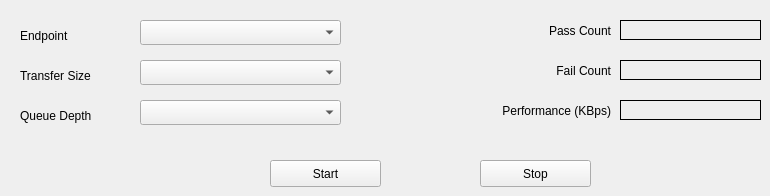
     <widget class="QWidget" name="tab_9">
      <attribute name="title">
       <string>Streamer</string>
      </attribute>
      <widget class="QComboBox" name="streamer_ep_sel">
       <property name="geometry">
        <rect>
         <x>140</x>
         <y>20</y>
         <width>201</width>
         <height>25</height>
        </rect>
       </property>
      </widget>
      <widget class="QLabel" name="label_82">
       <property name="geometry">
        <rect>
         <x>20</x>
         <y>20</y>
         <width>71</width>
         <height>31</height>
        </rect>
       </property>
       <property name="text">
        <string>Endpoint</string>
       </property>
      </widget>
      <widget class="QLabel" name="label_83">
       <property name="geometry">
        <rect>
         <x>20</x>
         <y>60</y>
         <width>111</width>
         <height>31</height>
        </rect>
       </property>
       <property name="text">
        <string>Transfer Size</string>
       </property>
      </widget>
      <widget class="QLabel" name="label_84">
       <property name="geometry">
        <rect>
         <x>20</x>
         <y>100</y>
         <width>111</width>
         <height>31</height>
        </rect>
       </property>
       <property name="text">
        <string>Queue Depth</string>
       </property>
      </widget>
      <widget class="QLabel" name="streamer_out_passcnt">
       <property name="geometry">
        <rect>
         <x>620</x>
         <y>20</y>
         <width>141</width>
         <height>20</height>
        </rect>
       </property>
       <property name="font">
        <font>
         <family>Noto Sans Mono</family>
        </font>
       </property>
       <property name="frameShape">
        <enum>QFrame::Box</enum>
       </property>
       <property name="text">
        <string/>
       </property>
       <property name="alignment">
        <set>Qt::AlignRight|Qt::AlignTrailing|Qt::AlignVCenter</set>
       </property>
      </widget>
      <widget class="QLabel" name="label_85">
       <property name="geometry">
        <rect>
         <x>530</x>
         <y>20</y>
         <width>81</width>
         <height>21</height>
        </rect>
       </property>
       <property name="text">
        <string>Pass Count</string>
       </property>
       <property name="alignment">
        <set>Qt::AlignRight|Qt::AlignTrailing|Qt::AlignVCenter</set>
       </property>
      </widget>
      <widget class="QLabel" name="label_86">
       <property name="geometry">
        <rect>
         <x>530</x>
         <y>60</y>
         <width>81</width>
         <height>21</height>
        </rect>
       </property>
       <property name="text">
        <string>Fail Count</string>
       </property>
       <property name="alignment">
        <set>Qt::AlignRight|Qt::AlignTrailing|Qt::AlignVCenter</set>
       </property>
      </widget>
      <widget class="QLabel" name="streamer_out_failcnt">
       <property name="geometry">
        <rect>
         <x>620</x>
         <y>60</y>
         <width>141</width>
         <height>20</height>
        </rect>
       </property>
       <property name="font">
        <font>
         <family>Noto Sans Mono</family>
        </font>
       </property>
       <property name="frameShape">
        <enum>QFrame::Box</enum>
       </property>
       <property name="text">
        <string/>
       </property>
       <property name="alignment">
        <set>Qt::AlignRight|Qt::AlignTrailing|Qt::AlignVCenter</set>
       </property>
      </widget>
      <widget class="QLabel" name="label_87">
       <property name="geometry">
        <rect>
         <x>460</x>
         <y>100</y>
         <width>151</width>
         <height>21</height>
        </rect>
       </property>
       <property name="text">
        <string>Performance (KBps)</string>
       </property>
       <property name="alignment">
        <set>Qt::AlignRight|Qt::AlignTrailing|Qt::AlignVCenter</set>
       </property>
      </widget>
      <widget class="QLabel" name="streamer_out_perf">
       <property name="geometry">
        <rect>
         <x>620</x>
         <y>100</y>
         <width>141</width>
         <height>20</height>
        </rect>
       </property>
       <property name="font">
        <font>
         <family>Noto Sans Mono</family>
        </font>
       </property>
       <property name="frameShape">
        <enum>QFrame::Box</enum>
       </property>
       <property name="text">
        <string/>
       </property>
       <property name="alignment">
        <set>Qt::AlignRight|Qt::AlignTrailing|Qt::AlignVCenter</set>
       </property>
      </widget>
      <widget class="QPushButton" name="streamer_control_start">
       <property name="geometry">
        <rect>
         <x>270</x>
         <y>160</y>
         <width>111</width>
         <height>27</height>
        </rect>
       </property>
       <property name="text">
        <string>Start</string>
       </property>
      </widget>
      <widget class="QComboBox" name="streamer_size_sel">
       <property name="geometry">
        <rect>
         <x>140</x>
         <y>60</y>
         <width>201</width>
         <height>25</height>
        </rect>
       </property>
      </widget>
      <widget class="QComboBox" name="streamer_queue_sel">
       <property name="geometry">
        <rect>
         <x>140</x>
         <y>100</y>
         <width>201</width>
         <height>25</height>
        </rect>
       </property>
      </widget>
      <widget class="QPushButton" name="streamer_control_stop">
       <property name="geometry">
        <rect>
         <x>480</x>
         <y>160</y>
         <width>111</width>
         <height>27</height>
        </rect>
       </property>
       <property name="text">
        <string>Stop</string>
       </property>
      </widget>
     </widget>
